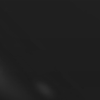

Here is the Python script that generated this plot:
import Image                      # funciones para cargar y manipular imagenes
import numpy as np                # funciones numericas (arrays, matrices, etc.)
import matplotlib.pyplot as plt   # funciones para representacion grafica

img = Image.open("./img.png")
# img.show()

print img.size, img.mode, img.format
# img.size = (1920,1200) RGBA PNG

imgGrisScale = img.convert('L')
# imgGrisScale.show()

#guardar una imagen nueva en disco:
imgGrisScale.save('./imgGris.png')

#convirtiendo la imagen en una matriz
a = np.asarray(imgGrisScale,dtype=float)

#convirtiendo de matriz a imagen y guardado
#primero se convierte la matriz a tipo uint8 y luego recien a imagen
Image.fromarray(a[100:200,100:200].astype(np.uint8)).save("prueba.png")

mainImg = a[:1000,100:1000+100]

width = 1000
height = 1000
prueba = a[:width,:height]

print(prueba)
#matriz de 10x10

#Objetivo ... reducir en una escala de 1/2
#Aprender como calcular el promedio de una matriz

escala = 15

prueba2 = np.zeros([width/escala,height/escala])

print(prueba2.shape)

for i in  range(width/escala):
    for j in range(width/escala):
        ii = escala*i
        jj = escala*j
        mean = np.mean(prueba[ii:ii+escala,jj:jj+escala])
        if mean<255/2:
            mean = 0
        else :
            mean = 255
        prueba2[i,j] = mean
# print(prueba2)

plt.figure()
# plt.subplot(121)
# plt.imshow(a,cmap='gray',interpolation='nearest')
# plt.title('Rem')
# plt.subplot(122)
# plt.imshow(mainImg,cmap='gray',interpolation='nearest')
# plt.title('Lo que sea')
plt.subplot(121)
plt.imshow(prueba,cmap='gray',interpolation='nearest')
plt.title('Prueba')
plt.subplot(122)
plt.imshow(prueba2,cmap='gray',interpolation='nearest')
plt.title('Prueba2')
plt.show()





#
